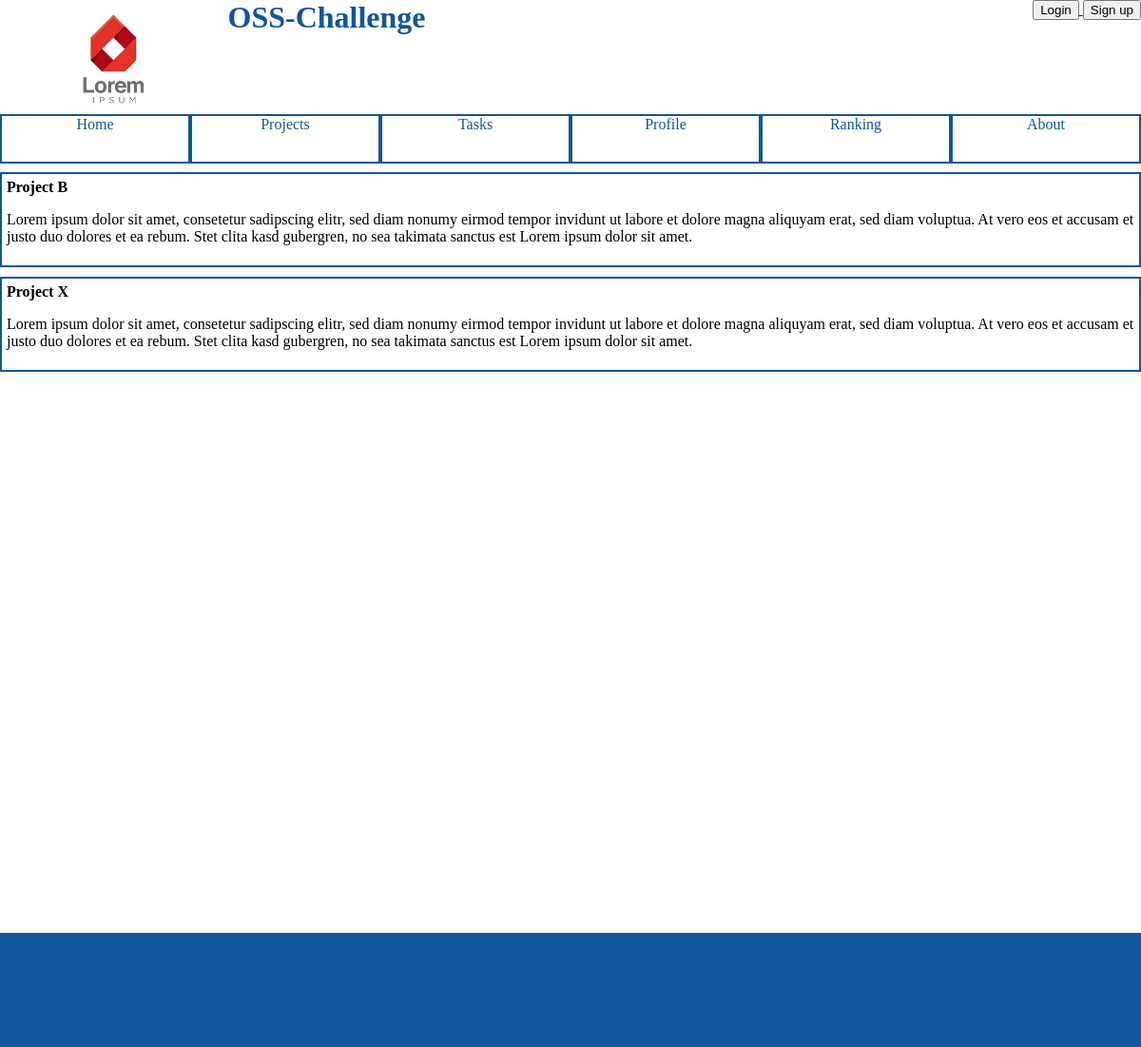
The page /projects/ on the database as committed earlier.
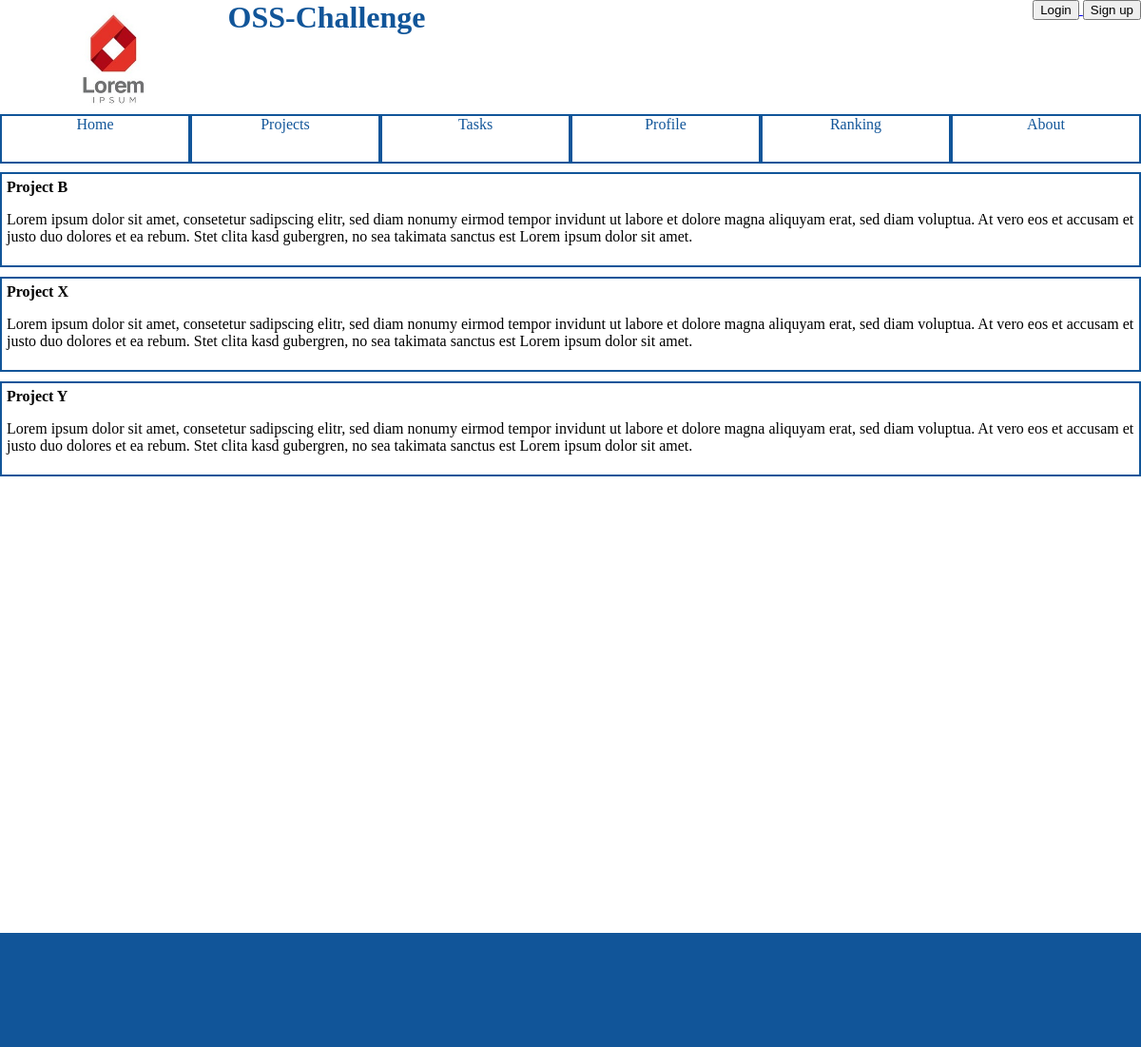
The same page on the database as committed later.
### osschallenge/models.py (models this page shows, shortened)
class Project(models.Model):
    title = models.CharField(max_length=50)
    lead_text = models.CharField(max_length=300)
    description = models.CharField(max_length=5000)
    licence = models.CharField(max_length=50)
    website = models.CharField(max_length=50)
    github = models.CharField(max_length=50)
    owner = models.ForeignKey(User, related_name = "project_owner")
    mentors = models.ManyToManyField(User, related_name = "project_mentors")

### osschallenge/views.py (the view)
class ProjectIndexView(generic.ListView):
    template_name = 'osschallenge/projectindex.html'
    context_object_name = 'project_list'
    def get_queryset(self):
        return Project.objects.all()

### osschallenge/templates/osschallenge/projectindex.html (shortened to what this page needs)
{% extends 'osschallenge/index.html' %}
{% block content %}
    {% if project_list %}
        <ul class="index">
        {% for project in project_list %}
            <li>
                <a href="/projects/{{ project.id }}">{{ project.title }}</a>
                <p>{{ project.lead_text }}</p>
            </li>
        {% endfor %}
        </ul>
    {% else %}
        <p>No projects available.</p>
    {% endif %}
{% endblock content %}

Rows that differ between the two databases and show on the page:
added Project: title "Project Y", lead_text "Lorem ipsum dolor sit amet, consetetur sadipscing elitr, sed diam nonumy eirmod tempor invidunt ut labore et dolore magna aliquyam erat, sed diam voluptua. At vero eos et accusam et justo duo dolores et ea rebum. Stet clita kasd gubergren, no sea takimata sanctus est Lorem ipsum dolor sit amet."
